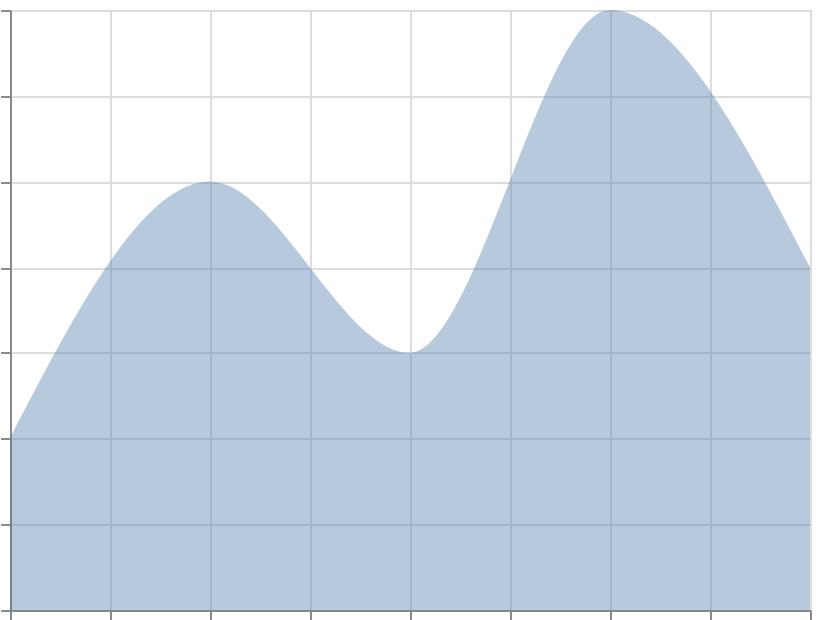

Source (Vega-Lite JSON):
### Vega-Lite specification from a JSON file in a GitHub repository (floating-point values rounded to 4 significant figures)
{"$schema": "https://vega.github.io/schema/vega-lite/v6.json", "width": 400, "height": 300, "padding": 5, "autosize": "none", "data": {"name": "table", "values": [{"x": 1, "y": 2}, {"x": 2, "y": 5}, {"x": 3, "y": 3}, {"x": 4, "y": 7}, {"x": 5, "y": 4}]}, "mark": {"type": "area", "interpolate": "monotone", "fillOpacity": 0.4}, "encoding": {"x": {"field": "x", "type": "quantitative"}, "y": {"field": "y", "type": "quantitative"}}}
